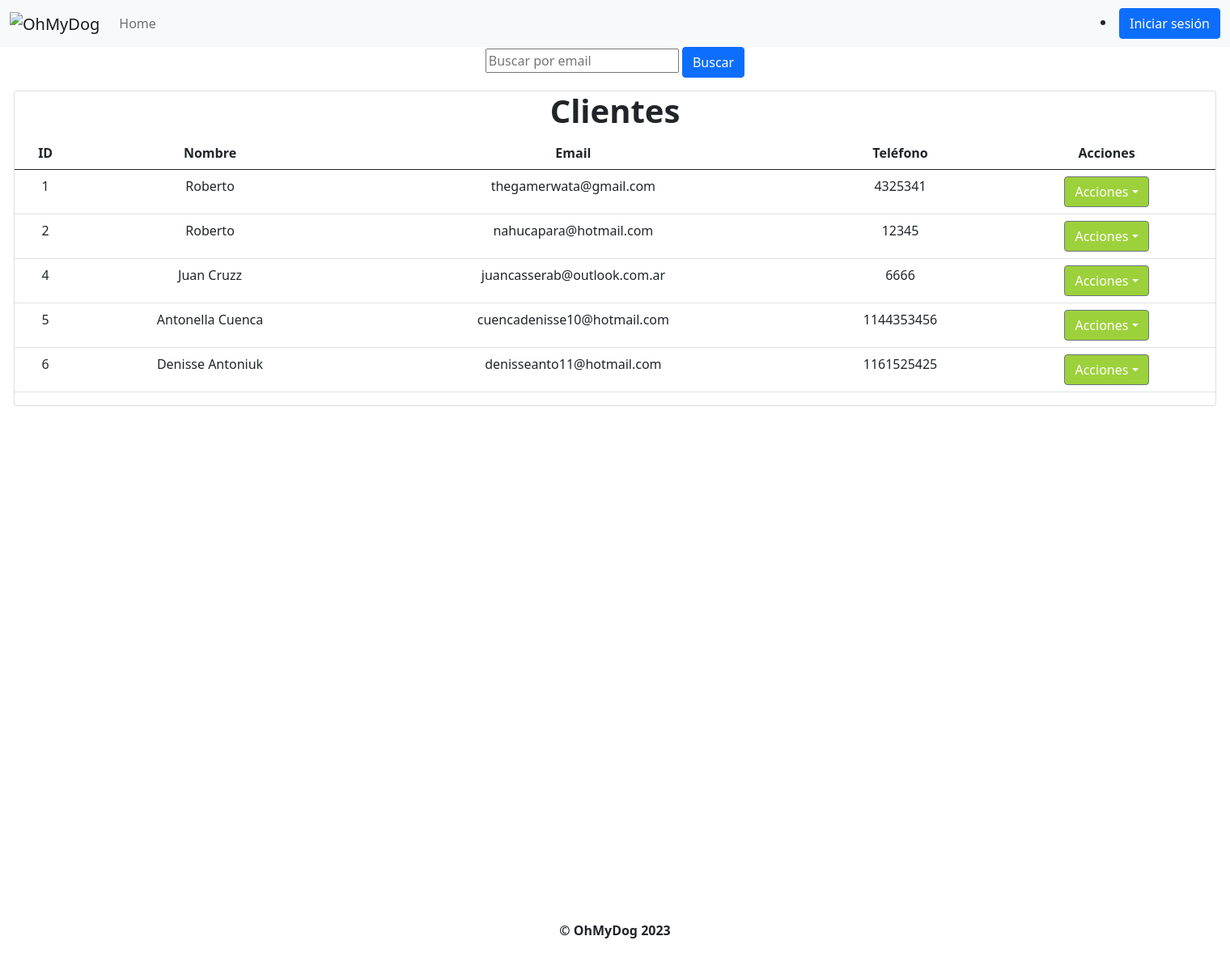
Screenshot of /clientes with the database file from the repository.
### OhMyDog/modelos/clientes/clientes.py (models this page shows, shortened)
class Cliente(models.Model):
    id = models.BigAutoField(primary_key=True)
    nombre = models.CharField(max_length=30)
    email = models.EmailField(max_length=30)
    telefono = models.CharField(max_length=20)
    habilitado = models.BooleanField(default=True)

### OhMyDog/views/clientes.py (the view)
# urls.py: path("clientes", listar_clientes, name="clientes"),
def listar_clientes(request):
    email = request.GET.get("email", "")
    clientes = buscar_clientes_contienen_mail(email)
    return render(request, "listado_clientes.html", {"clientes": clientes, "email": email})

### OhMyDog/modelos/clientes/__init__.py (called while the page is built)
def buscar_clientes_contienen_mail(email):
    return Cliente.objects.filter(email__icontains=email)

### OhMyDog/templates/listado_clientes.html (shortened to what this page needs)
{% extends 'layout.html' %} {% block title %}OhMyDog - Clientes{% endblock %}
{% block content %}
<div
	class="container containerPrincipal"
>
	<form method="GET" action="{% url 'clientes' %}">
		<input
			type="text"
			name="email"
			placeholder="Buscar por email"
			value = "{{ email }}"
		/>
		<button class="btn btn-primary" type="submit">Buscar</button>
	</form>
	<div class="card">
		<h1>Clientes</h1>
		<table class="table table-hover">
			<thead>
			<tr>
				<th scope="col">ID</th>
				<th scope="col">Nombre</th>
				<th scope="col">Email</th>
				<th scope="col">Teléfono</th>
				<th scope="col">Acciones</th>
			</tr>
			</thead>
			<tbody>
				{% if clientes %}
				{% for cliente in clientes %}
				<tr>
					<td>{{ cliente.id }}</td>
					<td>{{ cliente.nombre }}</td>
					<td>{{ cliente.email }}</td>
					<td>{{ cliente.telefono }}</td>
					<td>
						{% if cliente.habilitado %}
						<div class="dropdown">
							<a
								class="btn btn-secondary dropdown-toggle"
								href="#"
								role="button"
								id="dropdownMenuLink"
								data-bs-toggle="dropdown"
								aria-haspopup="true"
								aria-expanded="false"
								style="
									background-color: rgb(157, 209, 59);
								"
								>Acciones</a
							>
						</div>
						{% else %}
						<a style="color:red; font-weight:bold">Deshabilitado</a>
						{% endif %}
					</td>
				</tr>
				{% endfor %}
				{% else %}
				<tr>
					<td colspan="5">
						<p>No se encontraron clientes</p>
					</td>
				</tr>
				{%endif%}
			</tbody>
		</table>
	</div>
</div>
{%endblock%}

### OhMyDog/templates/layout.html (style rules this page uses)
h1 { font-weight: bold; }
.containerPrincipal { float: none; text-align: center; display: block; width: 1510px; max-width: 1980px; height: 1080px; }

### rows the page displays
Cliente: id "1", nombre "Roberto", email "thegamerwata@gmail.com", telefono "4325341", habilitado "Acciones"
Cliente: id "2", nombre "Roberto", email "nahucapara@hotmail.com", telefono "12345", habilitado "Acciones"
Cliente: id "4", nombre "Juan Cruzz", email "juancasserab@outlook.com.ar", telefono "6666", habilitado "Acciones"
Cliente: id "5", nombre "Antonella Cuenca", email "cuencadenisse10@hotmail.com", telefono "1144353456", habilitado "Acciones"
Cliente: id "6", nombre "Denisse Antoniuk", email "denisseanto11@hotmail.com", telefono "1161525425", habilitado "Acciones"
